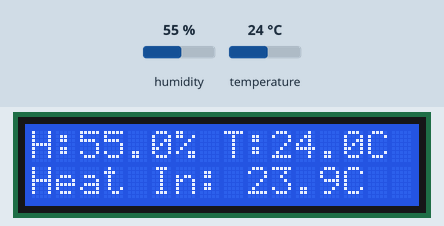
Recording of a sketch running on a simulated Arduino Uno, built with avr-gcc and run on an emulated ATmega328P. Parts: 16×2 character LCD. Inputs (shaded band) come from the test bench; at power-on: humidity 55 %, temperature 24 °C. What the sketch prints to the serial monitor is not drawn.

Above: at 6.7 s.
6.8 s: humidity set to 22 %
At 9.5 s:
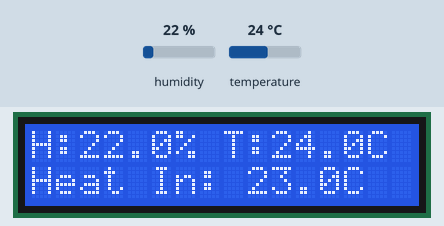
11.3 s: temperature set to 12 °C
At 12.7 s:
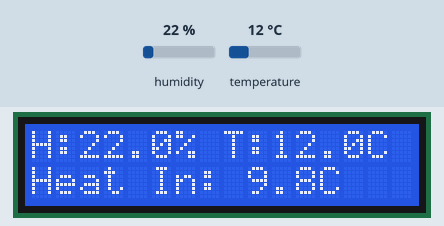
15.8 s: humidity set to 40 %
At 19.1 s:
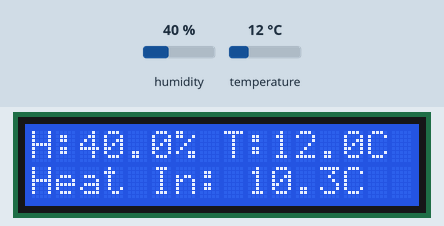
20.3 s: temperature set to 19 °C
At 22.4 s:
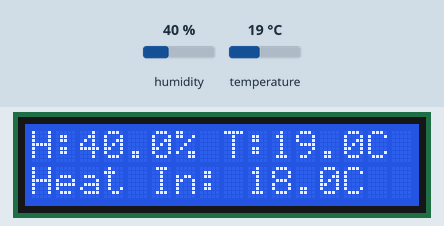
Timing chart, 0 to 23.9 s (numbered marks = the images above; inputs shaded):
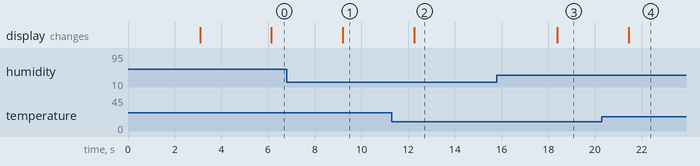

The sketch:

Bricket_T_H_tracker.ino
```cpp
#include <LiquidCrystal_I2C.h>
#include "DHT.h"
#define DHTPIN 2
#define DHTTYPE DHT11

DHT dht(DHTPIN, DHTTYPE);
LiquidCrystal_I2C lcd(0x3F, 16, 2);

void setup() {
  Serial.begin(9600);
  lcd.begin();
  dht.begin();
  lcd.print("T&H Tracker");
  lcd.setCursor(0, 1);
  lcd.print("Bricket.Co");
  delay(3000);
  lcd.clear();
}

void loop() {

  delay(3000);

  float h = dht.readHumidity();
  float t = dht.readTemperature();
  float f = dht.readTemperature(true);

  if (isnan(h) || isnan(t) || isnan(f)) {
    lcd.clear();
    lcd.setCursor(0, 0);
    lcd.print("Failed to read!");
    Serial.print("Failed to read!");
    return;
  }

  float hi = dht.computeHeatIndex(f, h);

  lcd.setCursor(0, 0);
  lcd.print("H:");
  lcd.print(h, 1);
  lcd.print("% ");
  lcd.print("T:");
  lcd.print(t, 1);
  lcd.print("C");
  lcd.setCursor(0, 1);
  lcd.print("Heat In: ");
  lcd.print((hi-32)*5/9, 1);
  lcd.println("C  ");

  Serial.print("Humidity: ");
  Serial.print(h);
  Serial.print(" %\t");
  Serial.print("Temperature: ");
  Serial.print(t);
  Serial.print(" C ");
  Serial.print(f);
  Serial.print(" F\t");
  Serial.print("Heat index: ");
  Serial.print((hi-32)*5/9);
  Serial.println(" C");
}
```

Measured:
- after the input at 6.8 s, the display: changes after 2.4 s (image 1)
- after the input at 11.3 s, the display: changes after 0.96 s (image 2)
- after the input at 15.8 s, the display: changes after 2.6 s (image 3)
- after the input at 20.3 s, the display: changes after 1.1 s (image 4)
